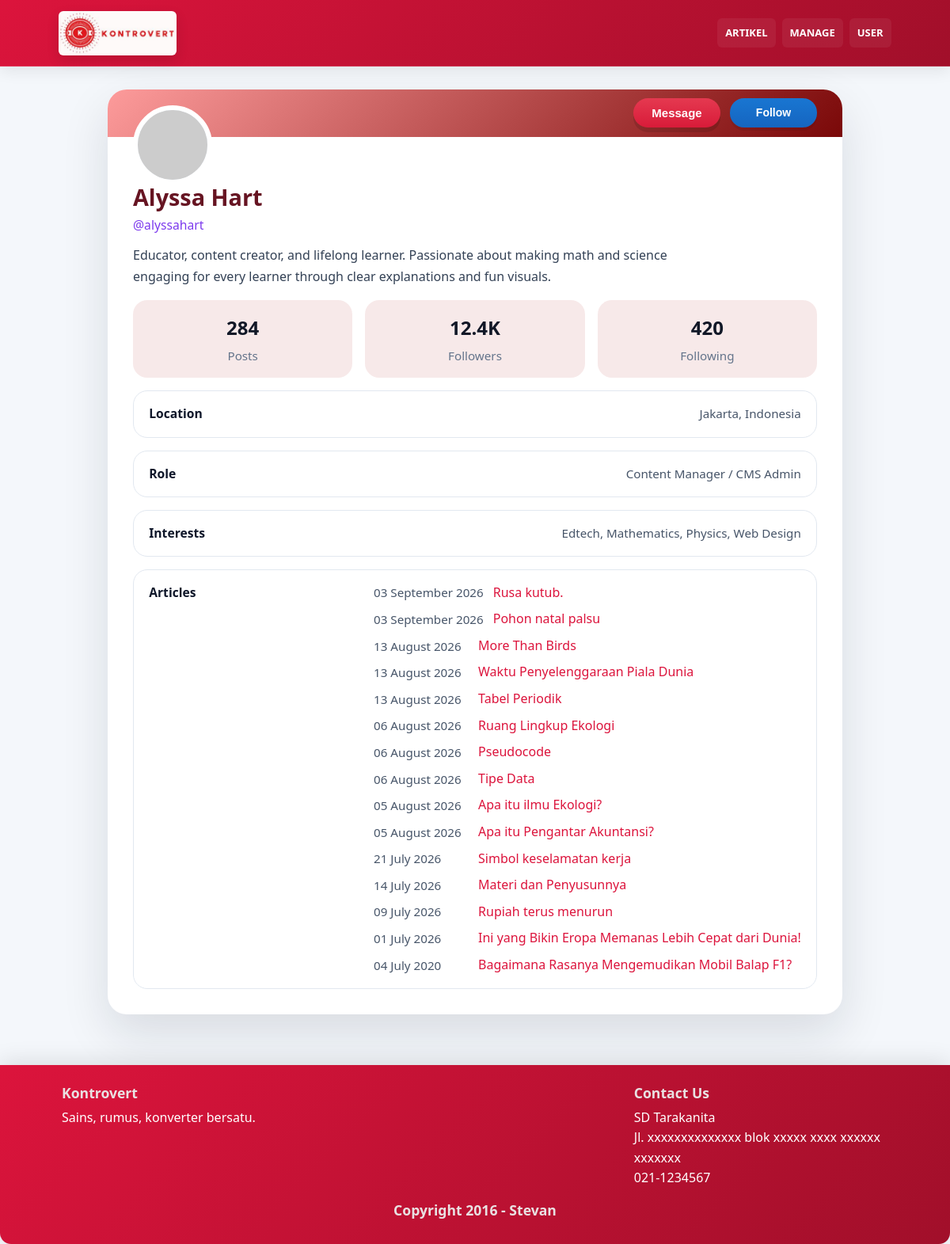
Screenshot of /CMS/userCMSSocMedMode.php with the database file from the repository.
### tables this page shows
CREATE TABLE `articles` (
  `id` int(11) NOT NULL,
  `idTopik` int(10) NOT NULL,
  `idJenis` int(11) NOT NULL,
  `gambar` varchar(100) NOT NULL,
  `judul` varchar(100) NOT NULL,
  `isi` text NOT NULL,
  `sumber` varchar(100) NOT NULL,
  `tanggal` date NOT NULL DEFAULT current_timestamp(),
  `idMateri` int(10) DEFAULT NULL,
  `created_by` varchar(20) NOT NULL
);

### CMS/userCMSSocMedMode.php (the view, shortened to what this page needs)
<!DOCTYPE html>
<html>
    <head>
        <global-header></global-header>
        <link rel="stylesheet" href="buttons.css">
	</head>
    <body>
        <main class="profile-page">
            <section class="profile-card" aria-label="User profile card">
                <div class="profile-header">
                    <img class="profile-avatar" src="https://via.placeholder.com/240" alt="User avatar">
                    <div class="profile-actions">
                        <button class="btn-primary" type="button">Message</button>
                        <button class="btn-student" type="button">Follow</button>
                    </div>
                </div>
                <div class="profile-summary">
                    <h1 class="profile-name">Alyssa Hart</h1>
                    <p class="profile-username">@alyssahart</p>
                    <p class="profile-bio">Educator, content creator, and lifelong learner. Passionate about making math and science engaging for every learner through clear explanations and fun visuals.</p>
                    <div class="profile-grid">
                        <div class="profile-stat">
                            <strong>284</strong>
                            <span>Posts</span>
                        </div>
                        <div class="profile-stat">
                            <strong>12.4K</strong>
                            <span>Followers</span>
                        </div>
                        <div class="profile-stat">
                            <strong>420</strong>
                            <span>Following</span>
                        </div>
                    </div>
                    <div class="profile-details">
                        <div class="detail-row">
                            <strong>Location</strong>
                            <span>Jakarta, Indonesia</span>
                        </div>
                        <div class="detail-row">
                            <strong>Role</strong>
                            <span>Content Manager / CMS Admin</span>
                        </div>
                        <div class="detail-row">
                            <strong>Interests</strong>
                            <span>Edtech, Mathematics, Physics, Web Design</span>
                        </div>
                        <div class="detail-row">
                            <strong>Articles</strong>
                            <div class="detail-row-news">
                                <?php
                                    include "../db.inc.php";
                                    $sqlstr = "SELECT * FROM articles WHERE created_by = 'stevan1' ORDER BY tanggal DESC";
                                    $result = mysqli_query($db, $sqlstr);
                                    if (!$result || mysqli_num_rows($result) === 0) {
                                        echo "Tidak ada artikel yang dibuat";
                                    } else {
                                        while ($row = mysqli_fetch_assoc($result)) {
                                            $id = $row['id'];
                                            $idTopik = $row['idTopik'];
                                            $idJenis = $row['idJenis'];
                                            $judul = htmlspecialchars($row['judul'], ENT_QUOTES, 'UTF-8');
                                            $tanggal = $row['tanggal'];
                                            $link = ($idJenis === '5')
                                                ? "../materi.php?id=" . urlencode($idTopik) . "&article=" . urlencode($id)
                                                : "../beritaDetail.php?id=" . urlencode($id);
                                            echo "<div class='article-item'>";
                                                echo "<span class='article-date'>" . date_format(date_create($tanggal), "d F Y") . "</span> ";
                                                echo "<a href='" . htmlspecialchars($link, ENT_QUOTES, 'UTF-8') . "' target='_blank'>" . $judul . "</a>";
                                            echo "</div>";
                                        }
                                    }
                                ?>
                            </div>
                        </div>
                    </div>
                </div>
            </section>
        </main>
        <footer id="footer" class="site-footer">
			<global-footer></global-footer>
		</footer>
    </body>
</html>

### CMS/buttons.css (style rules this page uses)
:root { --teacher-1: #e53950; --teacher-2: #d81b39; --student-1: #1976d2; --student-2: #1565c0; }
.btn-teacher, .btn-primary { display:inline-block; background: linear-gradient(180deg, var(--teacher-1), var(--teacher-2)); color: #fff; border: none; padding: 10px 20px; border-radius: 28px; font-weight: 700; font-size: 15px; cursor: pointer; box-shadow: 0 6px 0 rgba(0,0,0,0.12); text-align: center; transition: transform 0.08s ease, box-shadow 0.08s ease, filter 0.12s ease; }
.btn-student { display:inline-block; background: linear-gradient(180deg, var(--student-1), var(--student-2)); color: #fff; border: none; padding: 10px 18px; border-radius: 18px; font-weight: 600; font-size: 14px; cursor: pointer; box-shadow: 0 4px 0 rgba(0,0,0,0.08); transition: transform 0.08s ease, box-shadow 0.08s ease, filter 0.12s ease; }

### penampilan.css (style rules this page uses)
:root { --crimson: #DC143C; --crimson-dark: #a10f2a; --muted: #f5f7fb; --surface: #ffffff; --surface-soft: #fcfdff; --text: #23313f; --text-muted: #5f6c7a; --accent: #993303; --border: #dce5ee; --shadow: rgba(35, 49, 63, 0.08); }
* { box-sizing:border-box }
html,body { height:100%; margin:0; font-family: "Segoe UI", Roboto, "Helvetica Neue", Arial, sans-serif; color:var(--text); background: linear-gradient(180deg, var(--muted) 0%, #eef3f7 100%); line-height: 1.6; }
#footer { background:linear-gradient(135deg,var(--crimson),var(--crimson-dark)); color:#fff; padding:24px 28px; width:100%; clear:both; border-radius:0 0 14px 14px; box-shadow: 0 -3px 30px rgba(0,0,0,0.12); display:flex; flex-direction:column; }
a { color:var(--crimson); text-decoration:none; }
h1,h2,h3,h4,h5,h6 { color:#661422; line-height:1.25; }

### CMS/userCMSSocMedMode.php (style rules this page uses)
body { font-family: "Segoe UI", Tahoma, Geneva, Verdana, sans-serif; background: #f4f7fb; color: #1f2937; margin: 0; min-height: 100vh; }
.profile-page { max-width: 960px; margin: -4rem auto 2rem; padding: 0 1rem 2rem; }
.profile-card { background: #ffffff; border-radius: 24px; box-shadow: 0 24px 60px rgba(15, 23, 42, 0.12); overflow: hidden; margin-top:10%; }
.profile-header { background: linear-gradient(135deg, #fd9b9b, #7a0808); padding: 2.5rem 2rem 1.25rem; position: relative; }
.profile-avatar { width: 100px; height: 100px; border-radius: 50%; border: 6px solid #ffffff; object-fit: cover; background: #e2e8f0; position: absolute; bottom: -60px; left: 40px; left: 2rem; }
.profile-header .profile-actions { position: absolute; right: 2rem; bottom: 0.75rem; display: flex; gap: 0.75rem; flex-wrap: wrap; }
.profile-header .btn-primary, .profile-header .btn-student { min-width: 110px; }
.profile-summary { padding: 5.5rem 2rem 2rem; }
.profile-name { margin: -30px 0px 0.3rem; font-size: 1.8rem; font-weight: 700; }
.profile-username { color: #7c3aed; margin: 0 0 0.75rem; font-size: 0.98rem; }
.profile-bio { margin: 0px 0 1rem; line-height: 1.7; max-width: 680px; color: #334155; }
.profile-grid { display: grid; grid-template-columns: repeat(3, minmax(0, 1fr)); gap: 1rem; margin-bottom: 1rem; }
.profile-stat { background: #f7e9e9; border-radius: 18px; padding: 1rem 1rem 0.9rem; text-align: center; }
.profile-stat strong { display: block; font-size: 1.5rem; margin-bottom: 0.25rem; color: #111827; }
.profile-stat span { color: #64748b; font-size: 0.95rem; }
.profile-details { display: grid; gap: 1rem; }
.detail-row { display: flex; justify-content: space-between; align-items: flex-start; padding: 1rem 1.2rem; border-radius: 18px; border: 1px solid #e2e8f0; background: #ffffff; flex-direction: row; flex-wrap: wrap; }
.detail-row strong { font-size: 0.98rem; color: #0f172a; }
.detail-row span { font-size: 0.95rem; color: #475569; }
.detail-row-news { display: flex; flex-direction: column; gap: 0.5rem; justify-content: flex-start; }
.article-item { display: flex; align-items: center; gap: 0.75rem; width: 100%; white-space: normal; }
.article-date { color: #475569; font-size: 0.9rem; min-width: 120px; }

### rows the page displays
articles: tanggal "03 September 2026", judul "Rusa kutub."
articles: tanggal "03 September 2026", judul "Pohon natal palsu"
articles: tanggal "13 August 2026", judul "More Than Birds"
articles: tanggal "13 August 2026", judul "Waktu Penyelenggaraan Piala Dunia"
articles: tanggal "13 August 2026", judul "Tabel Periodik"
articles: tanggal "06 August 2026", judul "Ruang Lingkup Ekologi"
articles: tanggal "06 August 2026", judul "Pseudocode"
articles: tanggal "06 August 2026", judul "Tipe Data"
articles: tanggal "05 August 2026", judul "Apa itu ilmu Ekologi?"
articles: tanggal "05 August 2026", judul "Apa itu Pengantar Akuntansi?"
articles: tanggal "21 July 2026", judul "Simbol keselamatan kerja"
articles: tanggal "14 July 2026", judul "Materi dan Penyusunnya"
articles: tanggal "09 July 2026", judul "Rupiah terus menurun"
articles: tanggal "01 July 2026", judul "Ini yang Bikin Eropa Memanas Lebih Cepat dari Dunia!"
articles: tanggal "04 July 2020", judul "Bagaimana Rasanya Mengemudikan Mobil Balap F1?"
